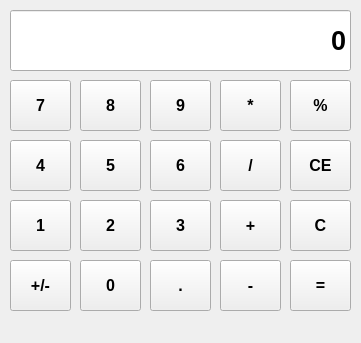
<?xml version="1.0" encoding="UTF-8"?>
<ui version="4.0">
 <class>Calculator</class>
 <widget class="QMainWindow" name="Calculator">
  <property name="geometry">
   <rect>
    <x>0</x>
    <y>0</y>
    <width>361</width>
    <height>343</height>
   </rect>
  </property>
  <property name="sizePolicy">
   <sizepolicy hsizetype="Preferred" vsizetype="Preferred">
    <horstretch>0</horstretch>
    <verstretch>0</verstretch>
   </sizepolicy>
  </property>
  <property name="minimumSize">
   <size>
    <width>361</width>
    <height>343</height>
   </size>
  </property>
  <property name="maximumSize">
   <size>
    <width>361</width>
    <height>343</height>
   </size>
  </property>
  <property name="windowTitle">
   <string>Calculator</string>
  </property>
  <widget class="QWidget" name="centralwidget">
   <widget class="QLineEdit" name="display">
    <property name="geometry">
     <rect>
      <x>10</x>
      <y>10</y>
      <width>341</width>
      <height>61</height>
     </rect>
    </property>
    <property name="sizePolicy">
     <sizepolicy hsizetype="Preferred" vsizetype="Preferred">
      <horstretch>0</horstretch>
      <verstretch>0</verstretch>
     </sizepolicy>
    </property>
    <property name="font">
     <font>
      <family>Segoe UI</family>
      <pointsize>20</pointsize>
      <weight>75</weight>
      <bold>true</bold>
      <underline>false</underline>
      <strikeout>false</strikeout>
      <stylestrategy>PreferAntialias</stylestrategy>
      <kerning>true</kerning>
     </font>
    </property>
    <property name="text">
     <string>0</string>
    </property>
    <property name="alignment">
     <set>Qt::AlignRight|Qt::AlignTrailing|Qt::AlignVCenter</set>
    </property>
    <property name="readOnly">
     <bool>true</bool>
    </property>
   </widget>
   <widget class="QPushButton" name="Button7">
    <property name="geometry">
     <rect>
      <x>10</x>
      <y>80</y>
      <width>61</width>
      <height>51</height>
     </rect>
    </property>
    <property name="font">
     <font>
      <family>Segoe UI</family>
      <pointsize>12</pointsize>
      <weight>75</weight>
      <bold>true</bold>
     </font>
    </property>
    <property name="text">
     <string>7</string>
    </property>
   </widget>
   <widget class="QPushButton" name="Button8">
    <property name="geometry">
     <rect>
      <x>80</x>
      <y>80</y>
      <width>61</width>
      <height>51</height>
     </rect>
    </property>
    <property name="font">
     <font>
      <family>Segoe UI</family>
      <pointsize>12</pointsize>
      <weight>75</weight>
      <bold>true</bold>
     </font>
    </property>
    <property name="text">
     <string>8</string>
    </property>
   </widget>
   <widget class="QPushButton" name="Button9">
    <property name="geometry">
     <rect>
      <x>150</x>
      <y>80</y>
      <width>61</width>
      <height>51</height>
     </rect>
    </property>
    <property name="font">
     <font>
      <family>Segoe UI</family>
      <pointsize>12</pointsize>
      <weight>75</weight>
      <bold>true</bold>
     </font>
    </property>
    <property name="text">
     <string>9</string>
    </property>
   </widget>
   <widget class="QPushButton" name="Button4">
    <property name="geometry">
     <rect>
      <x>10</x>
      <y>140</y>
      <width>61</width>
      <height>51</height>
     </rect>
    </property>
    <property name="font">
     <font>
      <family>Segoe UI</family>
      <pointsize>12</pointsize>
      <weight>75</weight>
      <bold>true</bold>
     </font>
    </property>
    <property name="text">
     <string>4</string>
    </property>
   </widget>
   <widget class="QPushButton" name="Button5">
    <property name="geometry">
     <rect>
      <x>80</x>
      <y>140</y>
      <width>61</width>
      <height>51</height>
     </rect>
    </property>
    <property name="font">
     <font>
      <family>Segoe UI</family>
      <pointsize>12</pointsize>
      <weight>75</weight>
      <bold>true</bold>
     </font>
    </property>
    <property name="text">
     <string>5</string>
    </property>
   </widget>
   <widget class="QPushButton" name="Button6">
    <property name="geometry">
     <rect>
      <x>150</x>
      <y>140</y>
      <width>61</width>
      <height>51</height>
     </rect>
    </property>
    <property name="font">
     <font>
      <family>Segoe UI</family>
      <pointsize>12</pointsize>
      <weight>75</weight>
      <bold>true</bold>
     </font>
    </property>
    <property name="text">
     <string>6</string>
    </property>
   </widget>
   <widget class="QPushButton" name="Button1">
    <property name="geometry">
     <rect>
      <x>10</x>
      <y>200</y>
      <width>61</width>
      <height>51</height>
     </rect>
    </property>
    <property name="font">
     <font>
      <family>Segoe UI</family>
      <pointsize>12</pointsize>
      <weight>75</weight>
      <bold>true</bold>
     </font>
    </property>
    <property name="text">
     <string>1</string>
    </property>
   </widget>
   <widget class="QPushButton" name="Button2">
    <property name="geometry">
     <rect>
      <x>80</x>
      <y>200</y>
      <width>61</width>
      <height>51</height>
     </rect>
    </property>
    <property name="font">
     <font>
      <family>Segoe UI</family>
      <pointsize>12</pointsize>
      <weight>75</weight>
      <bold>true</bold>
     </font>
    </property>
    <property name="text">
     <string>2</string>
    </property>
   </widget>
   <widget class="QPushButton" name="Button3">
    <property name="geometry">
     <rect>
      <x>150</x>
      <y>200</y>
      <width>61</width>
      <height>51</height>
     </rect>
    </property>
    <property name="font">
     <font>
      <family>Segoe UI</family>
      <pointsize>12</pointsize>
      <weight>75</weight>
      <bold>true</bold>
     </font>
    </property>
    <property name="text">
     <string>3</string>
    </property>
   </widget>
   <widget class="QPushButton" name="Button0">
    <property name="geometry">
     <rect>
      <x>80</x>
      <y>260</y>
      <width>61</width>
      <height>51</height>
     </rect>
    </property>
    <property name="font">
     <font>
      <family>Segoe UI</family>
      <pointsize>12</pointsize>
      <weight>75</weight>
      <bold>true</bold>
     </font>
    </property>
    <property name="text">
     <string>0</string>
    </property>
   </widget>
   <widget class="QPushButton" name="pointButton">
    <property name="geometry">
     <rect>
      <x>150</x>
      <y>260</y>
      <width>61</width>
      <height>51</height>
     </rect>
    </property>
    <property name="font">
     <font>
      <family>Segoe UI</family>
      <pointsize>12</pointsize>
      <weight>75</weight>
      <bold>true</bold>
     </font>
    </property>
    <property name="text">
     <string>.</string>
    </property>
   </widget>
   <widget class="QPushButton" name="changeSignButton">
    <property name="geometry">
     <rect>
      <x>10</x>
      <y>260</y>
      <width>61</width>
      <height>51</height>
     </rect>
    </property>
    <property name="font">
     <font>
      <family>Segoe UI</family>
      <pointsize>12</pointsize>
      <weight>75</weight>
      <bold>true</bold>
     </font>
    </property>
    <property name="text">
     <string>+/-</string>
    </property>
   </widget>
   <widget class="QPushButton" name="mulButton">
    <property name="geometry">
     <rect>
      <x>220</x>
      <y>80</y>
      <width>61</width>
      <height>51</height>
     </rect>
    </property>
    <property name="font">
     <font>
      <family>Segoe UI</family>
      <pointsize>12</pointsize>
      <weight>75</weight>
      <bold>true</bold>
     </font>
    </property>
    <property name="text">
     <string>*</string>
    </property>
   </widget>
   <widget class="QPushButton" name="divButton">
    <property name="geometry">
     <rect>
      <x>220</x>
      <y>140</y>
      <width>61</width>
      <height>51</height>
     </rect>
    </property>
    <property name="font">
     <font>
      <family>Segoe UI</family>
      <pointsize>12</pointsize>
      <weight>75</weight>
      <bold>true</bold>
     </font>
    </property>
    <property name="text">
     <string>/</string>
    </property>
   </widget>
   <widget class="QPushButton" name="addButton">
    <property name="geometry">
     <rect>
      <x>220</x>
      <y>200</y>
      <width>61</width>
      <height>51</height>
     </rect>
    </property>
    <property name="font">
     <font>
      <family>Segoe UI</family>
      <pointsize>12</pointsize>
      <weight>75</weight>
      <bold>true</bold>
     </font>
    </property>
    <property name="text">
     <string>+</string>
    </property>
   </widget>
   <widget class="QPushButton" name="subButton">
    <property name="geometry">
     <rect>
      <x>220</x>
      <y>260</y>
      <width>61</width>
      <height>51</height>
     </rect>
    </property>
    <property name="font">
     <font>
      <family>Segoe UI</family>
      <pointsize>12</pointsize>
      <weight>75</weight>
      <bold>true</bold>
     </font>
    </property>
    <property name="text">
     <string>-</string>
    </property>
   </widget>
   <widget class="QPushButton" name="clearButton">
    <property name="geometry">
     <rect>
      <x>290</x>
      <y>200</y>
      <width>61</width>
      <height>51</height>
     </rect>
    </property>
    <property name="font">
     <font>
      <family>Segoe UI</family>
      <pointsize>12</pointsize>
      <weight>75</weight>
      <bold>true</bold>
     </font>
    </property>
    <property name="text">
     <string>C</string>
    </property>
   </widget>
   <widget class="QPushButton" name="modButton">
    <property name="geometry">
     <rect>
      <x>290</x>
      <y>80</y>
      <width>61</width>
      <height>51</height>
     </rect>
    </property>
    <property name="font">
     <font>
      <family>Segoe UI</family>
      <pointsize>12</pointsize>
      <weight>75</weight>
      <bold>true</bold>
     </font>
    </property>
    <property name="text">
     <string>%</string>
    </property>
   </widget>
   <widget class="QPushButton" name="equalButton">
    <property name="geometry">
     <rect>
      <x>290</x>
      <y>260</y>
      <width>61</width>
      <height>51</height>
     </rect>
    </property>
    <property name="font">
     <font>
      <family>Segoe UI</family>
      <pointsize>12</pointsize>
      <weight>75</weight>
      <bold>true</bold>
     </font>
    </property>
    <property name="text">
     <string>=</string>
    </property>
   </widget>
   <widget class="QPushButton" name="clearAllButton">
    <property name="geometry">
     <rect>
      <x>290</x>
      <y>140</y>
      <width>61</width>
      <height>51</height>
     </rect>
    </property>
    <property name="font">
     <font>
      <family>Segoe UI</family>
      <pointsize>12</pointsize>
      <weight>75</weight>
      <bold>true</bold>
     </font>
    </property>
    <property name="text">
     <string>CE</string>
    </property>
   </widget>
  </widget>
  <widget class="QMenuBar" name="menubar">
   <property name="geometry">
    <rect>
     <x>0</x>
     <y>0</y>
     <width>361</width>
     <height>21</height>
    </rect>
   </property>
  </widget>
 </widget>
 <resources/>
 <connections/>
</ui>
